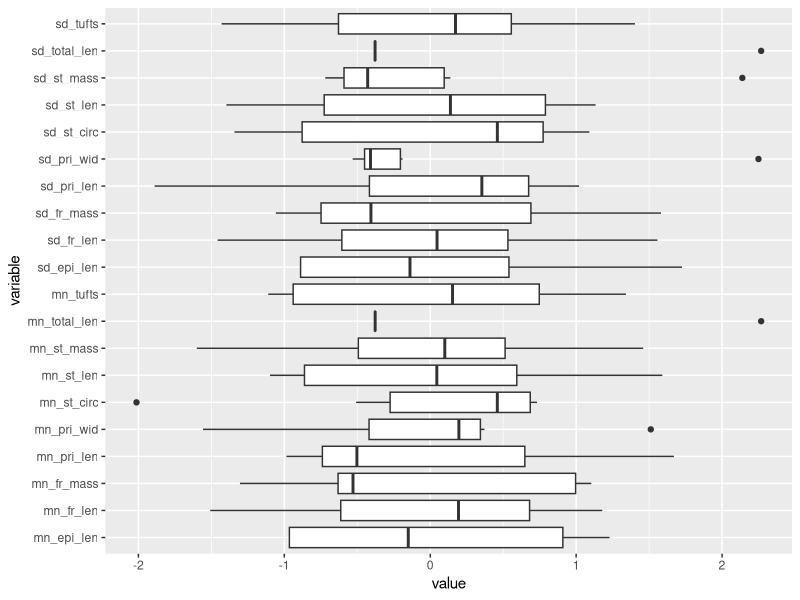
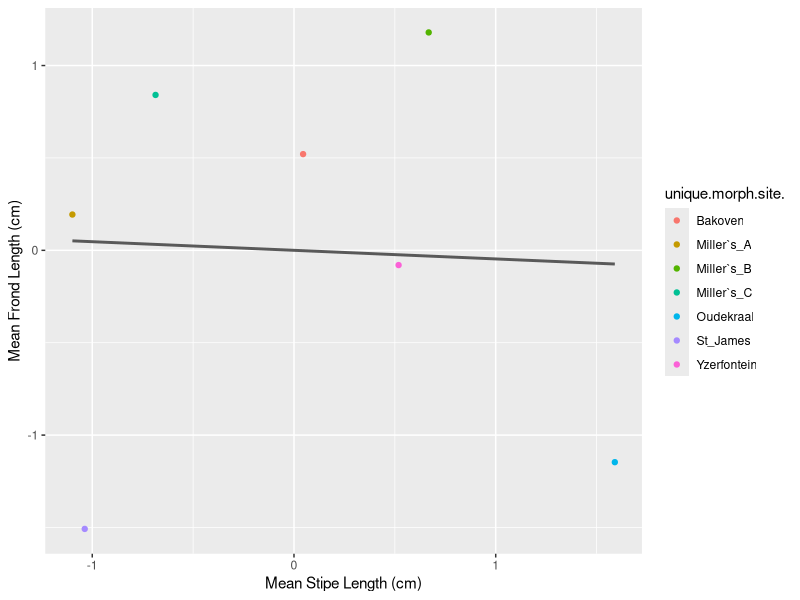
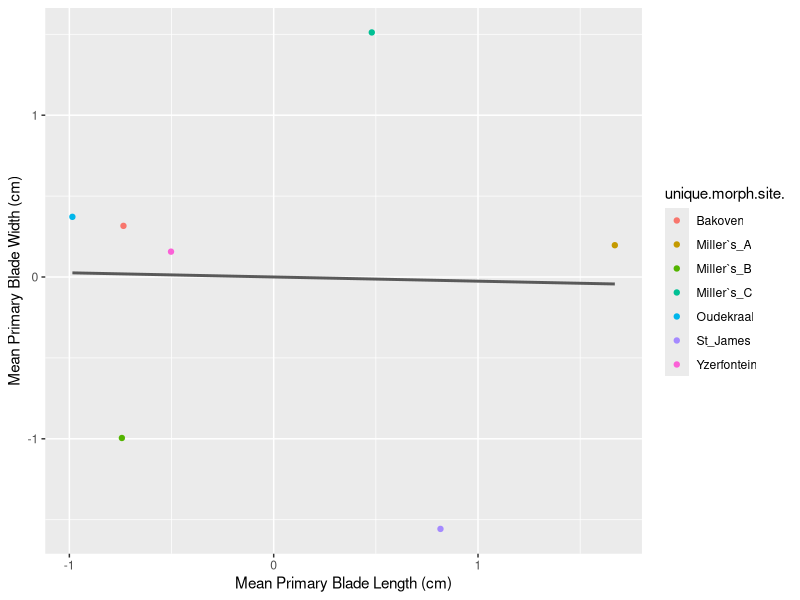
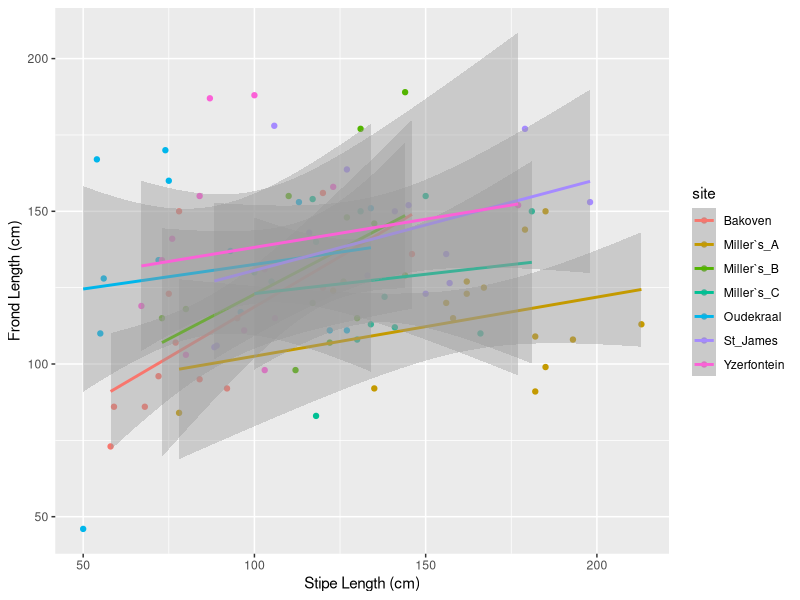
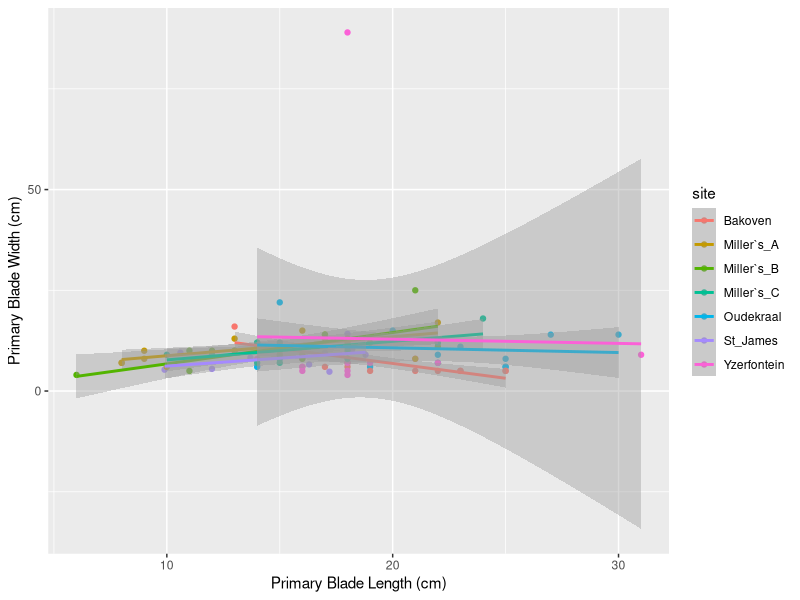
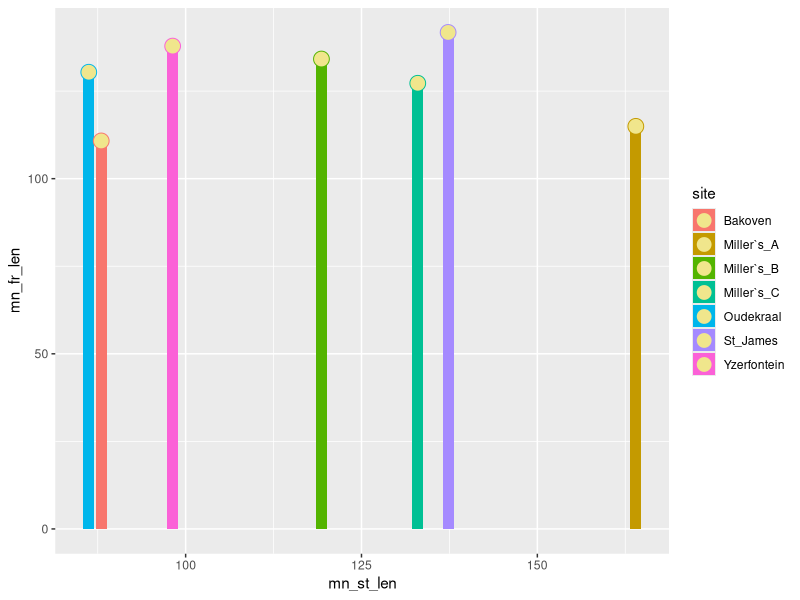
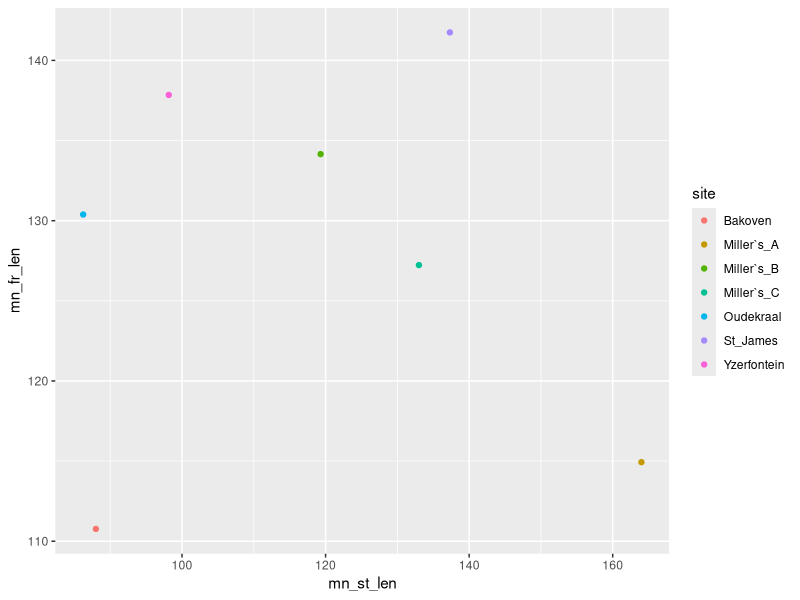
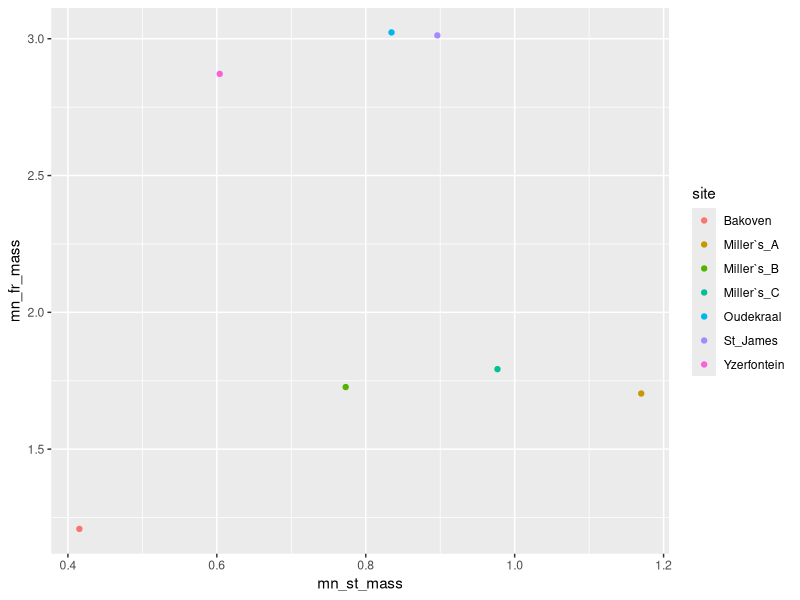

The R script that drew these images, in order:
#results 

# load libraries  ---------------------------------------------------------

library(tidyverse)
library(ggplot2)
library(ggpubr)
library(vegan)

# load data ---------------------------------------------------------------

#loading data about the morphometric properties of Ecklonia maxima 

morph <- read_csv("morph.csv")

# standardise data --------------------------------------------------------

morph <- as_tibble(morph)

sites <- data.frame(unique(morph$site))

false_bay_sites <- sites %>% 
  slice(c(1,6:8))

west_coast_sites <- sites %>% 
  slice(c(2:5))

# standardize data for statistical analysis
stand.morph <- morph %>%
  group_by(site) %>%     # not working 
  summarise(mn_fr_mass = mean(frond_mass), 
            sd_fr_mass = sd(frond_mass),
            mn_pri_len = mean(primary_length),
            sd_pri_len = sd(primary_length), 
            mn_pri_wid = mean(primary_width),
            sd_pri_wid = sd(primary_width), 
            mn_fr_len = mean(frond_length),
            sd_fr_len = sd(frond_length),
            mn_st_mass = mean(stipe_mass),
            sd_st_mass = sd(stipe_mass), 
            mn_st_len = mean(stipe_length),
            sd_st_len = sd(stipe_length), 
            mn_st_circ = mean(stipe_circ), 
            sd_st_circ = sd(stipe_circ),
            mn_tufts = mean(tufts), 
            sd_tufts = sd(tufts),
            mn_epi_len = mean(epi_length),
            sd_epi_len = sd(epi_length),
            mn_total_len = mean(total_length), 
            sd_total_len = sd(total_length))


m1 <- dplyr::select(stand.morph, mn_fr_mass, sd_fr_mass, mn_pri_len, sd_pri_len, mn_pri_wid, sd_pri_wid, 
                    mn_fr_len, sd_fr_len, mn_st_mass, sd_st_mass, mn_st_len, sd_st_len, 
                    mn_st_circ, sd_st_circ,mn_tufts, sd_tufts, mn_epi_len, sd_epi_len, mn_total_len, sd_total_len)

#calculate z-scores 
z_morph <- decostand(m1, method = "standardize")

#combine z scores with sites 
z_morph1 <- cbind(sites, z_morph)

# visualising data --------------------------------------------------------


# convert wide data to long data 
morph_long <- z_morph1 %>% 
  gather(key = "variable", value = "value", - unique.morph.site.)


# visualising data 
ggplot(data = morph_long, aes(x = variable, y = value)) + #fill = unique.morph.site. 
  geom_boxplot() +
  coord_flip()

# facet wrap main--------------------------------------------------------------

#length
ggplot(z_morph1, aes(x = mn_st_len, y = mn_fr_len)) + 
  geom_point(aes(colour = unique.morph.site.)) +
  geom_smooth(method = "lm", se = FALSE, colour = "grey35") +
  #facet_wrap(~unique.morph.site.)+
  labs(x = "Mean Stipe Length (cm)", y = "Mean Frond Length (cm)")

#primary blade
#ggplot(morph, aes(x = primary_length, y = primary_width)) + 
# geom_point(aes(colour = site)) +
#  geom_smooth(method = "lm", se = FALSE, colour = "grey35") +
# facet_wrap(~site)+
# labs(x = "Primary Blade Length (cm)", y = "Primary Blade Width (cm)")

ggplot(z_morph1, aes(x = mn_pri_len, y = mn_pri_wid)) + 
  geom_point(aes(colour = unique.morph.site.)) +
  geom_smooth(method = "lm", se = FALSE, colour = "grey35") +
  #facet_wrap(~unique.morph.site.)+
  labs(x = "Mean Primary Blade Length (cm)", y = "Mean Primary Blade Width (cm)")

# graph -------------------------------------------------------------------

ggplot(morph, aes(x = stipe_length, y = frond_length, colour = site, group = site)) + 
  geom_point() +
  geom_smooth(method = "lm", se = TRUE) +
  labs(x = "Stipe Length (cm)", y = "Frond Length (cm)")

ggplot(morph, aes(x = primary_length, y = primary_width, colour = site, group = site)) + 
  geom_point() +
  geom_smooth(method = "lm", se = TRUE) +
  labs(x = "Primary Blade Length (cm)", y = "Primary Blade Width (cm)")

#SE overlap means not sig different from each other, still need to confirm by anova or t-test

# means -------------------------------------------------------------------

stand.morph
  
# lollipop graph

ggplot(stand.morph, aes(y = mn_fr_len, x = mn_st_len)) +
  geom_col(aes(fill = site)) +
  geom_point(aes(colour = site), shape = 21, fill = "Khaki", size = 5)

# length 
ggplot(stand.morph, aes(y = mn_fr_len, x = mn_st_len)) +
  geom_point(aes(colour = site))

# mass
ggplot(stand.morph, aes(x = mn_st_mass, y = mn_fr_mass)) +
  geom_point(aes(colour = site))

# primary blade
ggplot(stand.morph, aes(x = mn_pri_len, y = mn_pri_wid)) +
  geom_point(aes(colour = site))

# t-test ------------------------------------------------------------------
# on two sites 
# load data  
morphy <- read_csv("morph.csv")


# convert wide data to long data 
morphy_long <- morphy %>% 
  gather(key = "variable", value = "value", -site, -ind, -date, -depth, -fertile)

# visualising data 
ggplot(data = morphy_long, aes(x = variable, y = value, fill = site)) +
  geom_boxplot() +
  coord_flip()

# filter the data
morphy_sub <- morphy_long %>% 
  filter(variable == "stipe_length") # & frond length

# then create a new figure
ggplot(data = morphy_sub, aes(x = variable, y = value, fill = site)) +
  geom_boxplot(notch = TRUE) +
  coord_flip() +
  labs(y = "Stipe length (cm)", x = "") +
  theme(axis.text.y = element_blank(),
        axis.ticks.y = element_blank())

# checking assumptions 
morphy_sub %>% 
  group_by(site) %>% 
  summarise(stipe_length_var = var(value)[1],
            stipe_length_norm = as.numeric(shapiro.test(value)[2]))

#running an analysis

# traditional output 
# t.test(value ~ site, data = morphy_sub, var.equal = TRUE, alternative = "greater")
#(reduce to 2 levels)


# Heatmap  ----------------------------------------------------------------

library(reshape2)
library(corrplot)

#  test a hypothesis  -----------------------------------------------------
cor.test(morph$frond_length, morph$stipe_length)
# p-value:  chance data is random
# CI dont cross over 0 = not significant , cross over = significant
# report Pearson coeff = 


# visualise data 
ggplot(data = morph, aes(x = frond_length, y = stipe_length)) +
  geom_point()


# run multiple correlations at once  --------------------------------------

morph_sub <- morph %>% 
  #select(-species, - site, - ID)
  select(frond_mass:total_length, -tufts, -epi_length)

# just produces cor coefficients for whole dataset  
morph_cor <- cor(morph_sub)

morph_cor


# Spearman Rank test ------------------------------------------------------

# create ordinal data
morph$length <- as.numeric(cut((morph$stipe_length + morph$frond_length), breaks = 3))
# size classes (breaks = 3)
# not really neccessary 

# run a Spearman test 
cor.test(morph$total_length, morph$stipe_circ, method = "spearman")
# rho value = 0.3868971
# p- value = 0.0001276  = (not)random, (no)sig diff
# warning = little samples and range of ranking 


# Kendall rank  -----------------------------------------------------------
# not normal data 

# test for normlity -------------------------------------------------------

morph_norm <- morph_sub %>% 
  gather(key = "variable") %>% 
  group_by(variable) %>% 
  summarise(variable_norm = as.numeric(shapiro.test(value)[2]))

morph_norm
#primary length, frond length and total length are not normal

cor.test(morph$primary_length, morph$primary_width, method = "kendall")
# z value = 0.32067
# tau = 0.02379201
# p = 0.7485


# Visualise all the things  -----------------------------------------------

library(corrplot)

morph_pearson <- cor(morph_sub)

corrplot(morph_pearson, method = "circle")
# try in ggplot 
# positive or negative influence size of dots 

library(reshape2)

melt.morph <- melt(morph_pearson)

ggplot(melt.morph, aes(x = Var1, y = Var2, fill = value)) +
  geom_tile() +
  scale_fill_gradient(low = "white", high = "Indianred", name = "Pearson Correlation") +
  theme(axis.text.x = element_text(angle = 45, vjust = 1, size = 12, hjust = 1))
